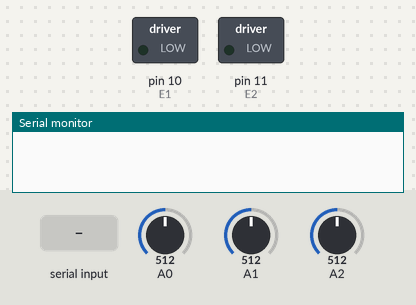
The sketch below on a simulated Arduino Uno, built with avr-gcc and run on an emulated ATmega328P. Shown: switched loads named in the sketch (green lamp = pin HIGH), the last lines printed to the serial monitor. Inputs (shaded band) come from the test bench; at power-on: A0 = 512, A1 = 512, A2 = 512. Pins used as bus, display or sensor lines are not drawn.

Above: at 1.2 s.
1.3 s: "1" received over Serial
At 1.6 s:
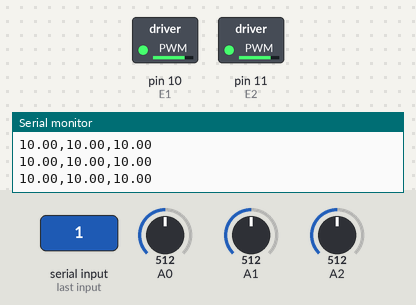
2.8 s: A0 set to 498
Timing chart, 0 to 5.8 s (numbered marks = the images above; inputs shaded):
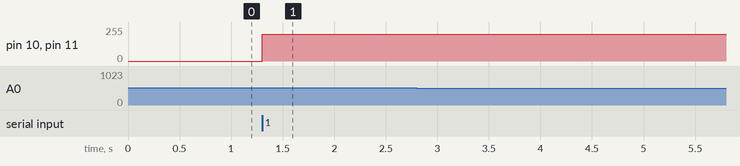

Measured:
- after the input at 1.3 s, pin 10 (E1), pin 11 (E2): 0/255 → 200/255 at once

The sketch:

calibration.ino
```cpp
#define E1 10  // Enable Pin für Motor 1
#define E2 11  // Enable Pin für Motor 2

#define C1 8   // Control Pin 1 für Motor 1
#define C2 9   // Control Pin 2 für Motor 1
#define C3 12  // Control Pin 1 für Motor 2
#define C4 13  // Control Pin 2 für Motor 2


float v1,v2,v3,v;

void Read()
{
  float v1_int = analogRead(A0);
   v1 = v1_int *20 /1024;
  float v2_int = analogRead(A1);
  v2 = v2_int *20 /1024;
  float v3_int = analogRead(A2);
   v3 = v3_int *20 /1024;
   v = v2 - v3/10 ;
   //delay(100);
}


void motor_forward()
{
  digitalWrite(C1, HIGH);
  digitalWrite(C2, LOW);
  digitalWrite(C3, HIGH);
  digitalWrite(C4, LOW);

  analogWrite(E1,200);
  analogWrite(E2,200);
  delay(40);
}


/*void motor_backward()
{
  digitalWrite(C1, LOW);
  digitalWrite(C2, HIGH);
  digitalWrite(C3, LOW);
  digitalWrite(C4, HIGH);


  analogWrite(E1,200);
  analogWrite(E2,200);
  float u = armCmd_number/2*75
  delay(u);
}*/


void motorStop()
{
  analogWrite(E1,0);
  analogWrite(E2,0);
  //delay(20);
}


void setup() {

  pinMode(E1, OUTPUT);
  pinMode(E2, OUTPUT);

  pinMode(C1, OUTPUT);
  pinMode(C2, OUTPUT);
  pinMode(C3, OUTPUT);
  pinMode(C4, OUTPUT);

  Serial.begin(9600);

}

int armCmd_number = 0 ;
float u;

void loop()
{
  if(Serial.available() >0){
  analogWrite(E1,200);
  analogWrite(E2,200);
  int i=0;
  while(i<= 180)
  {
   motor_forward();
   motorStop();
   //delay(35);
   Read();
   Serial.print(v1);
   Serial.print(",");
   Serial.print(v2);
   Serial.print(",");
   Serial.println(v3);
   //delay(100);
   i= i+1;
   }


  Serial.println("initiating");
  digitalWrite(C1, LOW);
  digitalWrite(C2, HIGH);
  digitalWrite(C3, LOW);
  digitalWrite(C4, HIGH);
  analogWrite(E1,200);
  analogWrite(E2,200);
  delay(8000);
  }
}
```
